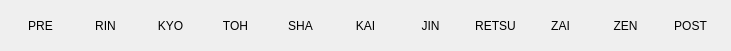
    <widget class="QWidget" name="horizontalLayoutWidget_3">
     <property name="geometry">
      <rect>
       <x>20</x>
       <y>80</y>
       <width>731</width>
       <height>51</height>
      </rect>
     </property>
     <layout class="QHBoxLayout" name="DurationLabels_2">
      <item>
       <widget class="QLabel" name="preLabel_2">
        <property name="text">
         <string>PRE</string>
        </property>
        <property name="alignment">
         <set>Qt::AlignCenter</set>
        </property>
       </widget>
      </item>
      <item>
       <widget class="QLabel" name="rinLabel_2">
        <property name="text">
         <string>RIN</string>
        </property>
        <property name="alignment">
         <set>Qt::AlignCenter</set>
        </property>
       </widget>
      </item>
      <item>
       <widget class="QLabel" name="kyoLabel_2">
        <property name="text">
         <string>KYO</string>
        </property>
        <property name="alignment">
         <set>Qt::AlignCenter</set>
        </property>
       </widget>
      </item>
      <item>
       <widget class="QLabel" name="tohLabel_2">
        <property name="text">
         <string>TOH</string>
        </property>
        <property name="alignment">
         <set>Qt::AlignCenter</set>
        </property>
       </widget>
      </item>
      <item>
       <widget class="QLabel" name="shaLabel_2">
        <property name="text">
         <string>SHA</string>
        </property>
        <property name="alignment">
         <set>Qt::AlignCenter</set>
        </property>
       </widget>
      </item>
      <item>
       <widget class="QLabel" name="kaiLabel_2">
        <property name="text">
         <string>KAI</string>
        </property>
        <property name="alignment">
         <set>Qt::AlignCenter</set>
        </property>
       </widget>
      </item>
      <item>
       <widget class="QLabel" name="jinLabel_2">
        <property name="text">
         <string>JIN</string>
        </property>
        <property name="alignment">
         <set>Qt::AlignCenter</set>
        </property>
       </widget>
      </item>
      <item>
       <widget class="QLabel" name="retsuLabel_2">
        <property name="text">
         <string>RETSU</string>
        </property>
        <property name="alignment">
         <set>Qt::AlignCenter</set>
        </property>
       </widget>
      </item>
      <item>
       <widget class="QLabel" name="zaiLabel_2">
        <property name="text">
         <string>ZAI</string>
        </property>
        <property name="alignment">
         <set>Qt::AlignCenter</set>
        </property>
       </widget>
      </item>
      <item>
       <widget class="QLabel" name="zenLabel_2">
        <property name="text">
         <string>ZEN</string>
        </property>
        <property name="alignment">
         <set>Qt::AlignCenter</set>
        </property>
       </widget>
      </item>
      <item>
       <widget class="QLabel" name="postLabel_2">
        <property name="text">
         <string>POST</string>
        </property>
        <property name="alignment">
         <set>Qt::AlignCenter</set>
        </property>
       </widget>
      </item>
     </layout>
    </widget>
